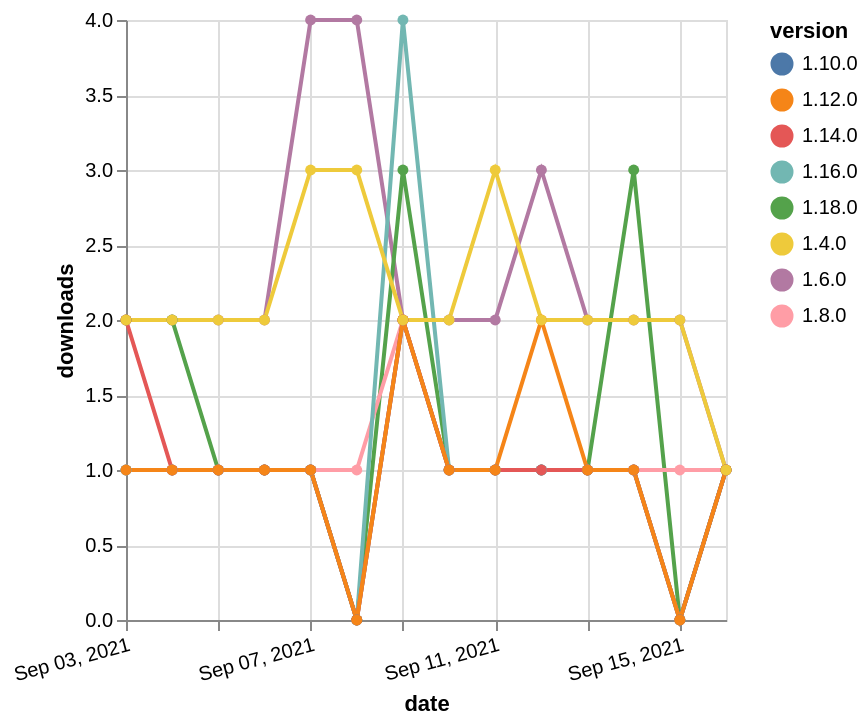

Vega-Lite specification stored for this chart:
### Vega-Lite specification from a JSON file in a GitHub repository (floating-point values rounded to 4 significant figures)
{"$schema": "https://vega.github.io/schema/vega-lite/v5.json", "description": "A simple bar chart with embedded data.", "data": {"values": [{"date": "2021-09-03", "total": 2804, "delta": 2, "version": "1.6.0"}, {"date": "2021-09-04", "total": 2806, "delta": 2, "version": "1.6.0"}, {"date": "2021-09-05", "total": 2808, "delta": 2, "version": "1.6.0"}, {"date": "2021-09-06", "total": 2810, "delta": 2, "version": "1.6.0"}, {"date": "2021-09-07", "total": 2814, "delta": 4, "version": "1.6.0"}, {"date": "2021-09-08", "total": 2818, "delta": 4, "version": "1.6.0"}, {"date": "2021-09-09", "total": 2820, "delta": 2, "version": "1.6.0"}, {"date": "2021-09-10", "total": 2822, "delta": 2, "version": "1.6.0"}, {"date": "2021-09-11", "total": 2824, "delta": 2, "version": "1.6.0"}, {"date": "2021-09-12", "total": 2827, "delta": 3, "version": "1.6.0"}, {"date": "2021-09-13", "total": 2829, "delta": 2, "version": "1.6.0"}, {"date": "2021-09-14", "total": 2831, "delta": 2, "version": "1.6.0"}, {"date": "2021-09-15", "total": 2833, "delta": 2, "version": "1.6.0"}, {"date": "2021-09-16", "total": 2834, "delta": 1, "version": "1.6.0"}, {"date": "2021-09-03", "total": 142, "delta": 2, "version": "1.18.0"}, {"date": "2021-09-04", "total": 144, "delta": 2, "version": "1.18.0"}, {"date": "2021-09-05", "total": 145, "delta": 1, "version": "1.18.0"}, {"date": "2021-09-06", "total": 146, "delta": 1, "version": "1.18.0"}, {"date": "2021-09-07", "total": 147, "delta": 1, "version": "1.18.0"}, {"date": "2021-09-08", "total": 147, "delta": 0, "version": "1.18.0"}, {"date": "2021-09-09", "total": 150, "delta": 3, "version": "1.18.0"}, {"date": "2021-09-10", "total": 151, "delta": 1, "version": "1.18.0"}, {"date": "2021-09-11", "total": 152, "delta": 1, "version": "1.18.0"}, {"date": "2021-09-12", "total": 153, "delta": 1, "version": "1.18.0"}, {"date": "2021-09-13", "total": 154, "delta": 1, "version": "1.18.0"}, {"date": "2021-09-14", "total": 157, "delta": 3, "version": "1.18.0"}, {"date": "2021-09-15", "total": 157, "delta": 0, "version": "1.18.0"}, {"date": "2021-09-16", "total": 158, "delta": 1, "version": "1.18.0"}, {"date": "2021-09-03", "total": 297, "delta": 1, "version": "1.8.0"}, {"date": "2021-09-04", "total": 298, "delta": 1, "version": "1.8.0"}, {"date": "2021-09-05", "total": 299, "delta": 1, "version": "1.8.0"}, {"date": "2021-09-06", "total": 300, "delta": 1, "version": "1.8.0"}, {"date": "2021-09-07", "total": 301, "delta": 1, "version": "1.8.0"}, {"date": "2021-09-08", "total": 302, "delta": 1, "version": "1.8.0"}, {"date": "2021-09-09", "total": 304, "delta": 2, "version": "1.8.0"}, {"date": "2021-09-10", "total": 305, "delta": 1, "version": "1.8.0"}, {"date": "2021-09-11", "total": 306, "delta": 1, "version": "1.8.0"}, {"date": "2021-09-12", "total": 307, "delta": 1, "version": "1.8.0"}, {"date": "2021-09-13", "total": 308, "delta": 1, "version": "1.8.0"}, {"date": "2021-09-14", "total": 309, "delta": 1, "version": "1.8.0"}, {"date": "2021-09-15", "total": 310, "delta": 1, "version": "1.8.0"}, {"date": "2021-09-16", "total": 311, "delta": 1, "version": "1.8.0"}, {"date": "2021-09-03", "total": 241, "delta": 1, "version": "1.10.0"}, {"date": "2021-09-04", "total": 242, "delta": 1, "version": "1.10.0"}, {"date": "2021-09-05", "total": 243, "delta": 1, "version": "1.10.0"}, {"date": "2021-09-06", "total": 244, "delta": 1, "version": "1.10.0"}, {"date": "2021-09-07", "total": 245, "delta": 1, "version": "1.10.0"}, {"date": "2021-09-08", "total": 245, "delta": 0, "version": "1.10.0"}, {"date": "2021-09-09", "total": 247, "delta": 2, "version": "1.10.0"}, {"date": "2021-09-10", "total": 248, "delta": 1, "version": "1.10.0"}, {"date": "2021-09-11", "total": 249, "delta": 1, "version": "1.10.0"}, {"date": "2021-09-12", "total": 250, "delta": 1, "version": "1.10.0"}, {"date": "2021-09-13", "total": 251, "delta": 1, "version": "1.10.0"}, {"date": "2021-09-14", "total": 252, "delta": 1, "version": "1.10.0"}, {"date": "2021-09-15", "total": 252, "delta": 0, "version": "1.10.0"}, {"date": "2021-09-16", "total": 253, "delta": 1, "version": "1.10.0"}, {"date": "2021-09-03", "total": 236, "delta": 1, "version": "1.16.0"}, {"date": "2021-09-04", "total": 237, "delta": 1, "version": "1.16.0"}, {"date": "2021-09-05", "total": 238, "delta": 1, "version": "1.16.0"}, {"date": "2021-09-06", "total": 239, "delta": 1, "version": "1.16.0"}, {"date": "2021-09-07", "total": 240, "delta": 1, "version": "1.16.0"}, {"date": "2021-09-08", "total": 240, "delta": 0, "version": "1.16.0"}, {"date": "2021-09-09", "total": 244, "delta": 4, "version": "1.16.0"}, {"date": "2021-09-10", "total": 245, "delta": 1, "version": "1.16.0"}, {"date": "2021-09-11", "total": 246, "delta": 1, "version": "1.16.0"}, {"date": "2021-09-12", "total": 247, "delta": 1, "version": "1.16.0"}, {"date": "2021-09-13", "total": 248, "delta": 1, "version": "1.16.0"}, {"date": "2021-09-14", "total": 249, "delta": 1, "version": "1.16.0"}, {"date": "2021-09-15", "total": 249, "delta": 0, "version": "1.16.0"}, {"date": "2021-09-16", "total": 250, "delta": 1, "version": "1.16.0"}, {"date": "2021-09-03", "total": 198, "delta": 2, "version": "1.14.0"}, {"date": "2021-09-04", "total": 199, "delta": 1, "version": "1.14.0"}, {"date": "2021-09-05", "total": 200, "delta": 1, "version": "1.14.0"}, {"date": "2021-09-06", "total": 201, "delta": 1, "version": "1.14.0"}, {"date": "2021-09-07", "total": 202, "delta": 1, "version": "1.14.0"}, {"date": "2021-09-08", "total": 202, "delta": 0, "version": "1.14.0"}, {"date": "2021-09-09", "total": 204, "delta": 2, "version": "1.14.0"}, {"date": "2021-09-10", "total": 205, "delta": 1, "version": "1.14.0"}, {"date": "2021-09-11", "total": 206, "delta": 1, "version": "1.14.0"}, {"date": "2021-09-12", "total": 207, "delta": 1, "version": "1.14.0"}, {"date": "2021-09-13", "total": 208, "delta": 1, "version": "1.14.0"}, {"date": "2021-09-14", "total": 209, "delta": 1, "version": "1.14.0"}, {"date": "2021-09-15", "total": 209, "delta": 0, "version": "1.14.0"}, {"date": "2021-09-16", "total": 210, "delta": 1, "version": "1.14.0"}, {"date": "2021-09-03", "total": 230, "delta": 1, "version": "1.12.0"}, {"date": "2021-09-04", "total": 231, "delta": 1, "version": "1.12.0"}, {"date": "2021-09-05", "total": 232, "delta": 1, "version": "1.12.0"}, {"date": "2021-09-06", "total": 233, "delta": 1, "version": "1.12.0"}, {"date": "2021-09-07", "total": 234, "delta": 1, "version": "1.12.0"}, {"date": "2021-09-08", "total": 234, "delta": 0, "version": "1.12.0"}, {"date": "2021-09-09", "total": 236, "delta": 2, "version": "1.12.0"}, {"date": "2021-09-10", "total": 237, "delta": 1, "version": "1.12.0"}, {"date": "2021-09-11", "total": 238, "delta": 1, "version": "1.12.0"}, {"date": "2021-09-12", "total": 240, "delta": 2, "version": "1.12.0"}, {"date": "2021-09-13", "total": 241, "delta": 1, "version": "1.12.0"}, {"date": "2021-09-14", "total": 242, "delta": 1, "version": "1.12.0"}, {"date": "2021-09-15", "total": 242, "delta": 0, "version": "1.12.0"}, {"date": "2021-09-16", "total": 243, "delta": 1, "version": "1.12.0"}, {"date": "2021-09-03", "total": 2693, "delta": 2, "version": "1.4.0"}, {"date": "2021-09-04", "total": 2695, "delta": 2, "version": "1.4.0"}, {"date": "2021-09-05", "total": 2697, "delta": 2, "version": "1.4.0"}, {"date": "2021-09-06", "total": 2699, "delta": 2, "version": "1.4.0"}, {"date": "2021-09-07", "total": 2702, "delta": 3, "version": "1.4.0"}, {"date": "2021-09-08", "total": 2705, "delta": 3, "version": "1.4.0"}, {"date": "2021-09-09", "total": 2707, "delta": 2, "version": "1.4.0"}, {"date": "2021-09-10", "total": 2709, "delta": 2, "version": "1.4.0"}, {"date": "2021-09-11", "total": 2712, "delta": 3, "version": "1.4.0"}, {"date": "2021-09-12", "total": 2714, "delta": 2, "version": "1.4.0"}, {"date": "2021-09-13", "total": 2716, "delta": 2, "version": "1.4.0"}, {"date": "2021-09-14", "total": 2718, "delta": 2, "version": "1.4.0"}, {"date": "2021-09-15", "total": 2720, "delta": 2, "version": "1.4.0"}, {"date": "2021-09-16", "total": 2721, "delta": 1, "version": "1.4.0"}]}, "width": "container", "mark": {"type": "line", "point": {"filled": true}}, "encoding": {"x": {"field": "date", "type": "temporal", "timeUnit": "yearmonthdate", "title": "date", "axis": {"labelAngle": -15}}, "y": {"field": "delta", "type": "quantitative", "title": "downloads"}, "color": {"field": "version", "type": "nominal"}, "tooltip": {"field": "delta"}}}
